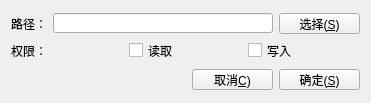
<?xml version="1.0" encoding="UTF-8"?>
<ui version="4.0">
 <class>DIrPermissionEditDialog</class>
 <widget class="QWidget" name="DIrPermissionEditDialog">
  <property name="geometry">
   <rect>
    <x>0</x>
    <y>0</y>
    <width>371</width>
    <height>103</height>
   </rect>
  </property>
  <property name="windowTitle">
   <string>Form</string>
  </property>
  <layout class="QVBoxLayout" name="verticalLayout_2">
   <item>
    <layout class="QVBoxLayout" name="verticalLayout">
     <item>
      <layout class="QHBoxLayout" name="horizontalLayout">
       <item>
        <widget class="QLabel" name="label">
         <property name="minimumSize">
          <size>
           <width>31</width>
           <height>21</height>
          </size>
         </property>
         <property name="maximumSize">
          <size>
           <width>16777215</width>
           <height>21</height>
          </size>
         </property>
         <property name="text">
          <string>路径：</string>
         </property>
        </widget>
       </item>
       <item>
        <widget class="QLineEdit" name="lineEdit">
         <property name="sizePolicy">
          <sizepolicy hsizetype="Expanding" vsizetype="Fixed">
           <horstretch>0</horstretch>
           <verstretch>0</verstretch>
          </sizepolicy>
         </property>
         <property name="minimumSize">
          <size>
           <width>200</width>
           <height>20</height>
          </size>
         </property>
         <property name="maximumSize">
          <size>
           <width>16777215</width>
           <height>20</height>
          </size>
         </property>
        </widget>
       </item>
       <item>
        <widget class="QPushButton" name="pushButtonSelect">
         <property name="minimumSize">
          <size>
           <width>81</width>
           <height>21</height>
          </size>
         </property>
         <property name="maximumSize">
          <size>
           <width>100</width>
           <height>21</height>
          </size>
         </property>
         <property name="text">
          <string>选择(&amp;S)</string>
         </property>
        </widget>
       </item>
      </layout>
     </item>
     <item>
      <layout class="QHBoxLayout" name="horizontalLayout_2">
       <item>
        <widget class="QLabel" name="label_2">
         <property name="minimumSize">
          <size>
           <width>31</width>
           <height>21</height>
          </size>
         </property>
         <property name="maximumSize">
          <size>
           <width>16777215</width>
           <height>21</height>
          </size>
         </property>
         <property name="text">
          <string>权限：</string>
         </property>
        </widget>
       </item>
       <item>
        <widget class="QCheckBox" name="checkBox">
         <property name="minimumSize">
          <size>
           <width>61</width>
           <height>21</height>
          </size>
         </property>
         <property name="maximumSize">
          <size>
           <width>16777215</width>
           <height>21</height>
          </size>
         </property>
         <property name="text">
          <string>读取</string>
         </property>
        </widget>
       </item>
       <item>
        <widget class="QCheckBox" name="checkBox_2">
         <property name="minimumSize">
          <size>
           <width>61</width>
           <height>21</height>
          </size>
         </property>
         <property name="maximumSize">
          <size>
           <width>16777215</width>
           <height>21</height>
          </size>
         </property>
         <property name="text">
          <string>写入</string>
         </property>
        </widget>
       </item>
      </layout>
     </item>
    </layout>
   </item>
   <item>
    <layout class="QHBoxLayout" name="horizontalLayout_3">
     <item>
      <spacer name="horizontalSpacer">
       <property name="orientation">
        <enum>Qt::Orientation::Horizontal</enum>
       </property>
       <property name="sizeHint" stdset="0">
        <size>
         <width>40</width>
         <height>20</height>
        </size>
       </property>
      </spacer>
     </item>
     <item>
      <widget class="QPushButton" name="pushButtonSelect_3">
       <property name="minimumSize">
        <size>
         <width>81</width>
         <height>21</height>
        </size>
       </property>
       <property name="maximumSize">
        <size>
         <width>100</width>
         <height>21</height>
        </size>
       </property>
       <property name="text">
        <string>取消&amp;C)</string>
       </property>
      </widget>
     </item>
     <item>
      <widget class="QPushButton" name="pushButtonSelect_2">
       <property name="minimumSize">
        <size>
         <width>81</width>
         <height>21</height>
        </size>
       </property>
       <property name="maximumSize">
        <size>
         <width>100</width>
         <height>21</height>
        </size>
       </property>
       <property name="text">
        <string>确定(&amp;S)</string>
       </property>
      </widget>
     </item>
    </layout>
   </item>
  </layout>
 </widget>
 <resources/>
 <connections/>
</ui>
